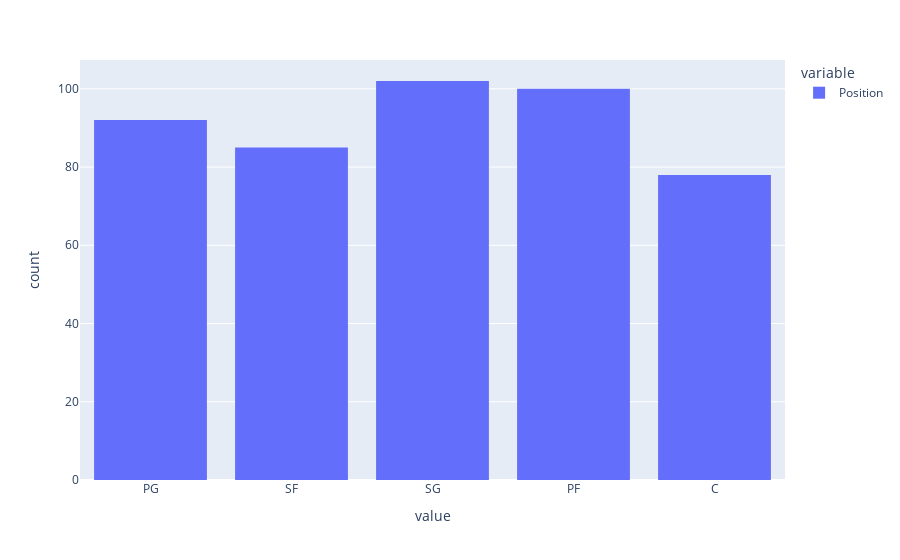

Notebook code cell kept with this figure:
### Code cell
px.histogram(df.Position)

### Figure 1 — Plotly figure (JSON) as saved in the notebook; plotly's stock layout.template omitted (floating-point values rounded to 4 significant figures; data arrays with more than 128 entries replaced by an {"elided": "..."} marker saying what was removed)
{"data": [{"alignmentgroup": "True", "bingroup": "x", "hovertemplate": "variable=Position<br>value=%{x}<br>count=%{y}<extra></extra>", "legendgroup": "Position", "marker": {"color": "#636efa", "pattern": {"shape": ""}}, "name": "Position", "offsetgroup": "Position", "orientation": "v", "showlegend": true, "type": "histogram", "x": {"elided": "457 str values"}, "xaxis": "x", "yaxis": "y"}], "layout": {"barmode": "relative", "legend": {"title": {"text": "variable"}, "tracegroupgap": 0}, "margin": {"t": 60}, "xaxis": {"anchor": "y", "domain": [0, 1], "title": {"text": "value"}}, "yaxis": {"anchor": "x", "domain": [0, 1], "title": {"text": "count"}}}}
